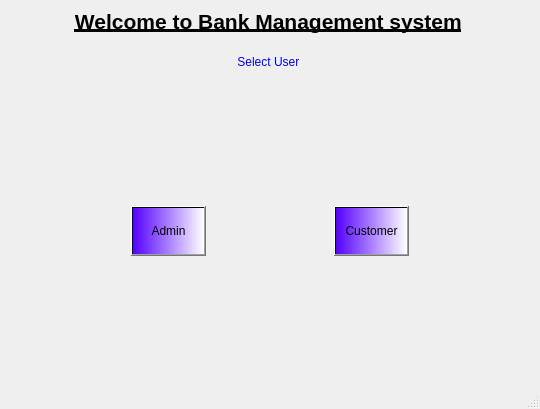
<?xml version="1.0" encoding="UTF-8"?>
<ui version="4.0">
 <class>MainWindow</class>
 <widget class="QMainWindow" name="MainWindow">
  <property name="geometry">
   <rect>
    <x>0</x>
    <y>0</y>
    <width>540</width>
    <height>409</height>
   </rect>
  </property>
  <property name="windowTitle">
   <string>Bank Management System</string>
  </property>
  <widget class="QWidget" name="centralwidget">
   <layout class="QVBoxLayout" name="verticalLayout_2">
    <item>
     <layout class="QVBoxLayout" name="verticalLayout">
      <item>
       <widget class="QLabel" name="label">
        <property name="text">
         <string>&lt;u&gt;&lt;html&gt;&lt;head/&gt;&lt;body&gt;&lt;p align=&quot;center&quot;&gt;&lt;span style=&quot; font-size:16pt; font-weight:700; color:#000000;&quot;&gt;Welcome to Bank Management system&lt;/span&gt;&lt;/p&gt;&lt;/body&gt;&lt;/html&gt;&lt;/u&gt;
</string>
        </property>
       </widget>
      </item>
      <item>
       <spacer name="verticalSpacer">
        <property name="orientation">
         <enum>Qt::Vertical</enum>
        </property>
        <property name="sizeHint" stdset="0">
         <size>
          <width>20</width>
          <height>40</height>
         </size>
        </property>
       </spacer>
      </item>
      <item>
       <widget class="QLabel" name="label_2">
        <property name="styleSheet">
         <string notr="true">font: 14pt &quot;Times New Roman&quot;;</string>
        </property>
        <property name="text">
         <string>&lt;html&gt;&lt;head/&gt;&lt;body&gt;&lt;p align=&quot;center&quot;&gt;&lt;span style=&quot; color:#0000ff;&quot;&gt;Select User &lt;/span&gt;&lt;/p&gt;&lt;/body&gt;&lt;/html&gt;</string>
        </property>
       </widget>
      </item>
     </layout>
    </item>
    <item>
     <spacer name="verticalSpacer_2">
      <property name="orientation">
       <enum>Qt::Vertical</enum>
      </property>
      <property name="sizeHint" stdset="0">
       <size>
        <width>20</width>
        <height>155</height>
       </size>
      </property>
     </spacer>
    </item>
    <item>
     <layout class="QHBoxLayout" name="horizontalLayout">
      <item>
       <spacer name="horizontalSpacer">
        <property name="orientation">
         <enum>Qt::Horizontal</enum>
        </property>
        <property name="sizeHint" stdset="0">
         <size>
          <width>40</width>
          <height>20</height>
         </size>
        </property>
       </spacer>
      </item>
      <item>
       <widget class="QPushButton" name="pushButton_admin">
        <property name="sizePolicy">
         <sizepolicy hsizetype="Minimum" vsizetype="Preferred">
          <horstretch>0</horstretch>
          <verstretch>0</verstretch>
         </sizepolicy>
        </property>
        <property name="styleSheet">
         <string notr="true">background-color: qlineargradient(spread:pad, x1:0, y1:0, x2:1, y2:0, stop:0 rgba(85, 0, 255, 255), stop:1 rgba(255, 255, 255, 255));
color: rgb(0, 0, 0);
font: 11pt &quot;Times New Roman&quot;;</string>
        </property>
        <property name="text">
         <string>Admin</string>
        </property>
       </widget>
      </item>
      <item>
       <spacer name="horizontalSpacer_2">
        <property name="orientation">
         <enum>Qt::Horizontal</enum>
        </property>
        <property name="sizeHint" stdset="0">
         <size>
          <width>40</width>
          <height>50</height>
         </size>
        </property>
       </spacer>
      </item>
      <item>
       <widget class="QPushButton" name="pushButton_customer">
        <property name="sizePolicy">
         <sizepolicy hsizetype="Minimum" vsizetype="Preferred">
          <horstretch>0</horstretch>
          <verstretch>0</verstretch>
         </sizepolicy>
        </property>
        <property name="styleSheet">
         <string notr="true">background-color: qlineargradient(spread:pad, x1:0, y1:0, x2:1, y2:0, stop:0 rgba(85, 0, 255, 255), stop:1 rgba(255, 255, 255, 255));
color: rgb(0, 0, 0);
font: 11pt &quot;Times New Roman&quot;;</string>
        </property>
        <property name="text">
         <string>Customer</string>
        </property>
       </widget>
      </item>
      <item>
       <spacer name="horizontalSpacer_3">
        <property name="orientation">
         <enum>Qt::Horizontal</enum>
        </property>
        <property name="sizeHint" stdset="0">
         <size>
          <width>40</width>
          <height>20</height>
         </size>
        </property>
       </spacer>
      </item>
     </layout>
    </item>
    <item>
     <spacer name="verticalSpacer_3">
      <property name="orientation">
       <enum>Qt::Vertical</enum>
      </property>
      <property name="sizeHint" stdset="0">
       <size>
        <width>20</width>
        <height>147</height>
       </size>
      </property>
     </spacer>
    </item>
   </layout>
  </widget>
  <widget class="QMenuBar" name="menubar">
   <property name="geometry">
    <rect>
     <x>0</x>
     <y>0</y>
     <width>540</width>
     <height>25</height>
    </rect>
   </property>
  </widget>
  <widget class="QStatusBar" name="statusbar"/>
 </widget>
 <resources/>
 <connections/>
</ui>
